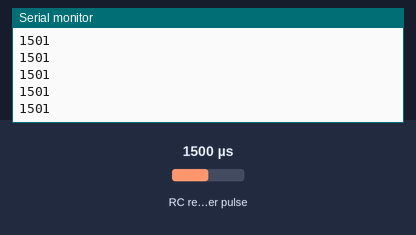
The sketch below on a simulated Arduino Uno, built with avr-gcc and run on an emulated ATmega328P. On the bench: the last lines printed to the serial monitor. Wiring (inferred from the names in the program): RC receiver channel: data pin 12. The test bench sets the inputs (shaded band); at power-on: RC receiver pulse 1500 µs.

Above: at 1.2 s.
1.3 s: RC receiver pulse (sensor on pin 12) set to 1020 µs
At 1.9 s:
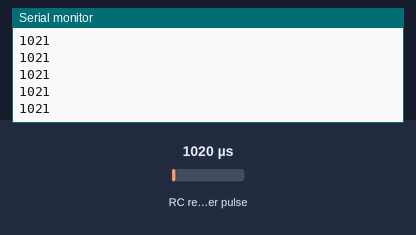
2.8 s: RC receiver pulse (sensor on pin 12) set to 1250 µs
At 3.9 s:
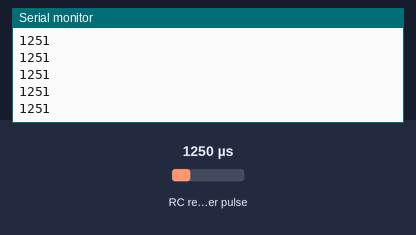
Timing chart, 0 to 5.8 s (numbered marks = the images above; inputs shaded):
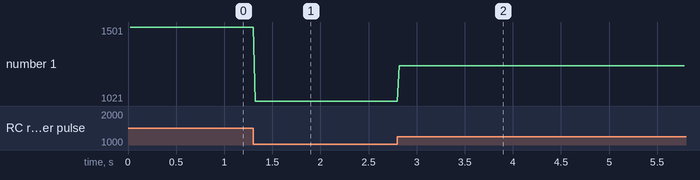

Measured:
- after the input at 1.3 s, the serial monitor: prints a new line at once (image 1)
- after the input at 2.8 s, the serial monitor: prints a new line at once (image 2)
- plotted number 1: 1501 → 1021 after the input at 1.3 s, 1021 → 1251 after the input at 2.8 s

The sketch:

1.PWM_input-test.ino
```cpp
const int ch3_in = 12;

void setup() {
  // put your setup code here, to run once:
  Serial.begin(9600);
  pinMode(ch3_in, INPUT);
}

void loop() {
  // put your main code here, to run repeatedly:

  // pulseIn measures how long the pin stays HIGHn in microseconds...
  // With this, the input signal can already be seen in the serial plotter
  Serial.println(pulseIn(ch3_in, HIGH));
}
```
